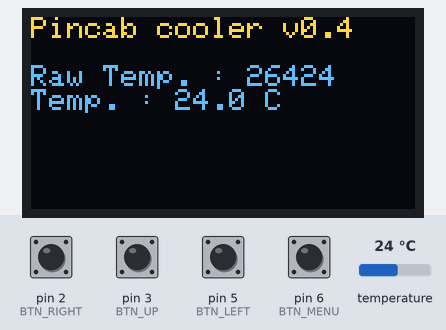
Simulated run of this sketch. Board: Arduino Uno, built with avr-gcc and run on an emulated ATmega328P. Parts: 128×64 one-colour display. Wiring (inferred from the names in the program): HTU21/Si7021 sensor at I2C address 0x40. The test bench sets the inputs (shaded band); at power-on: pin 2 (BTN_RIGHT) HIGH, pin 3 (BTN_UP), pin 5 (BTN_LEFT), pin 6 (BTN_MENU) LOW, temperature 24 °C. The OLED is the two-colour kind (top 16 rows yellow).

Above: at 1.2 s.
1.3 s: temperature set to 12 °C
At 5.8 s:
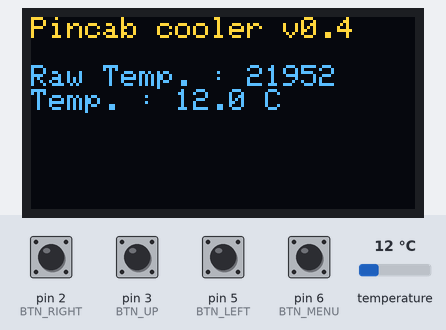
7.4 s: pin 2 (BTN_RIGHT) pulled LOW for 3 s
At 10.6 s:
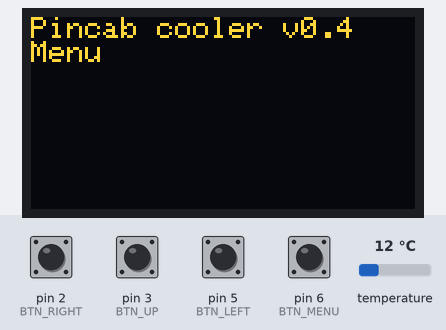
Timing chart, 0 to 12.1 s (numbered marks = the images above; inputs shaded):
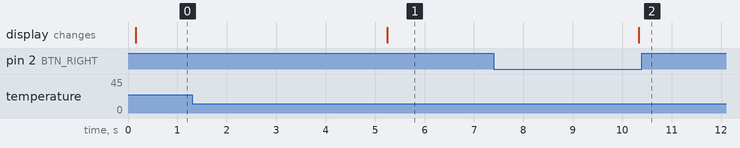

The sketch:

temperature.ino
```cpp
#include <SPI.h>
#include <Wire.h>
//#include <Adafruit_GFX.h>
#include <Adafruit_SSD1306.h>

#define VERSION "v0.4"

//Définition des délais de répétition
#define LOOP_DELAY_RUN 5000
#define LOOP_DELAY_MENU 50

//Paramétrage de l'écran OLED
#define OLED_ADDRESS 0x3C
#define OLED_RESET 4
Adafruit_SSD1306 display(OLED_RESET);
#define NUMFLAKES 10
#define XPOS 0
#define YPOS 1
#define DELTAY 2
#define LOGO16_GLCD_HEIGHT 64
#define LOGO16_GLCD_WIDTH 128

// Definitions du HTU21
#define HTDU21D_ADDRESS 0x40  //Unshifted 7-bit I2C address for the sensor
#define TRIGGER_TEMP_MEASURE_HOLD 0xE3
#define TRIGGER_TEMP_MEASURE_NOHOLD 0xF3
#define SOFT_RESET 0xFE

//Définition des boutons
#define BTN_MENU 6
#define BTN_UP 3
#define BTN_DOWN 4
#define BTN_LEFT 5
#define BTN_RIGHT 2

#if (SSD1306_LCDHEIGHT != 64)
#error("Height incorrect, please fix Adafruit_SSD1306.h!");
#endif

//Définition du menu

#define MENU_ITEM_LOOP_DELAY 0
#define MENU_ITEM_DEBUG 1
#define MENU_ITEM_PROBE_DELAY 2

volatile bool menu = false;
int currentMenuItem = 0;
unsigned long paramValues[] = {LOOP_DELAY_RUN, 1, 60};
String paramLabels[] = {"Intervalle", "Mode Debug", "Délai sonde"};
float lastTemperature = 0.0;
int loop_count = 0;

void setup()   {
//  Serial.begin(9600);
  display.begin(0, OLED_ADDRESS);  // initialize with the I2C addr 0x3D (for the 128x64)
  display.setTextColor(WHITE);
  display.clearDisplay();   // clears the screen and buffer   // Efface l'écran

  display.setTextSize(1);
  display.setCursor(0, 0);

  display.print(F("Initialisation..."));
  display.display();

  Wire.begin();

  softReset();

  pinMode(BTN_MENU, INPUT);
  pinMode(BTN_UP, INPUT);
  pinMode(BTN_DOWN, INPUT);
  pinMode(BTN_LEFT, INPUT);
  pinMode(BTN_RIGHT, INPUT);
  attachInterrupt(digitalPinToInterrupt(BTN_RIGHT), enterMenu, LOW);
}

void enterMenu() {

  menu = true;
//  Serial.println("Bouton droit appuyé");
}


void loop() {


  if (menu) {

    display.clearDisplay();
    display.setCursor(0, 0);
    display.print(F("Pincab cooler "));
    display.println(VERSION);
    display.println(F("Menu"));
    display.display();

    int btnUp = digitalRead(BTN_UP);
    int btnDown = digitalRead(BTN_DOWN);
    int btnLeft = digitalRead(BTN_LEFT);
    int btnRight = digitalRead(BTN_RIGHT);
    int btnEnter = digitalRead(BTN_MENU);

    delay(LOOP_DELAY_MENU);

  } else {

//    Serial.println(digitalRead(BTN_RIGHT));

    unsigned int rawTemperature = htdu21d_readTemp();
    if (rawTemperature != 998) {

      lastTemperature = -46.85 + (175.72 * (rawTemperature / (float)65536)); //From page 14
    }

    display.clearDisplay();
    display.setCursor(0, 0);
    display.print(F("Pincab cooler "));
    display.println(VERSION);

    display.println(" ");

    if (paramValues[MENU_ITEM_DEBUG] == 1) {
      display.print(F("Raw Temp. : "));
      display.println(rawTemperature);
    }
    display.print(F("Temp. : "));

    display.print(lastTemperature, 1);
    display.println(F(" C"));
    display.display();

    delay(paramValues[MENU_ITEM_LOOP_DELAY]);
  }
}

unsigned int htdu21d_readTemp()
{
  //Request the temperature
  Wire.beginTransmission(HTDU21D_ADDRESS);
  Wire.write(TRIGGER_TEMP_MEASURE_NOHOLD);
  Wire.endTransmission();

  //Wait for sensor to complete measurement
  delay(paramValues[MENU_ITEM_PROBE_DELAY]); //44-50 ms max - we could also poll the sensor

  //Comes back in three bytes, data(MSB) / data(LSB) / CRC
  Wire.requestFrom(HTDU21D_ADDRESS, 3);

  //Wait for data to become available
  int counter = 0;
  while (Wire.available() < 3)
  {
    counter++;
    delay(1);
    if (counter > 100) return 998; //Error out
  }

  unsigned char msb, lsb, crc;
  msb = Wire.read();
  lsb = Wire.read();
  crc = Wire.read(); //We don't do anything with CRC for now

  unsigned int temperature = ((unsigned int)msb << 8) | lsb;
  temperature &= 0xFFFC; //Zero out the status bits but keep them in place

  return temperature;
}

void softReset() {

  Wire.beginTransmission(HTDU21D_ADDRESS);
  Wire.write(SOFT_RESET);
  Wire.endTransmission();
}
```

Measured:
- after the input at 1.3 s, the display: changes after 3.9 s (image 1)
- after the input at 7.4 s, the display: changes after 2.9 s (image 2)
